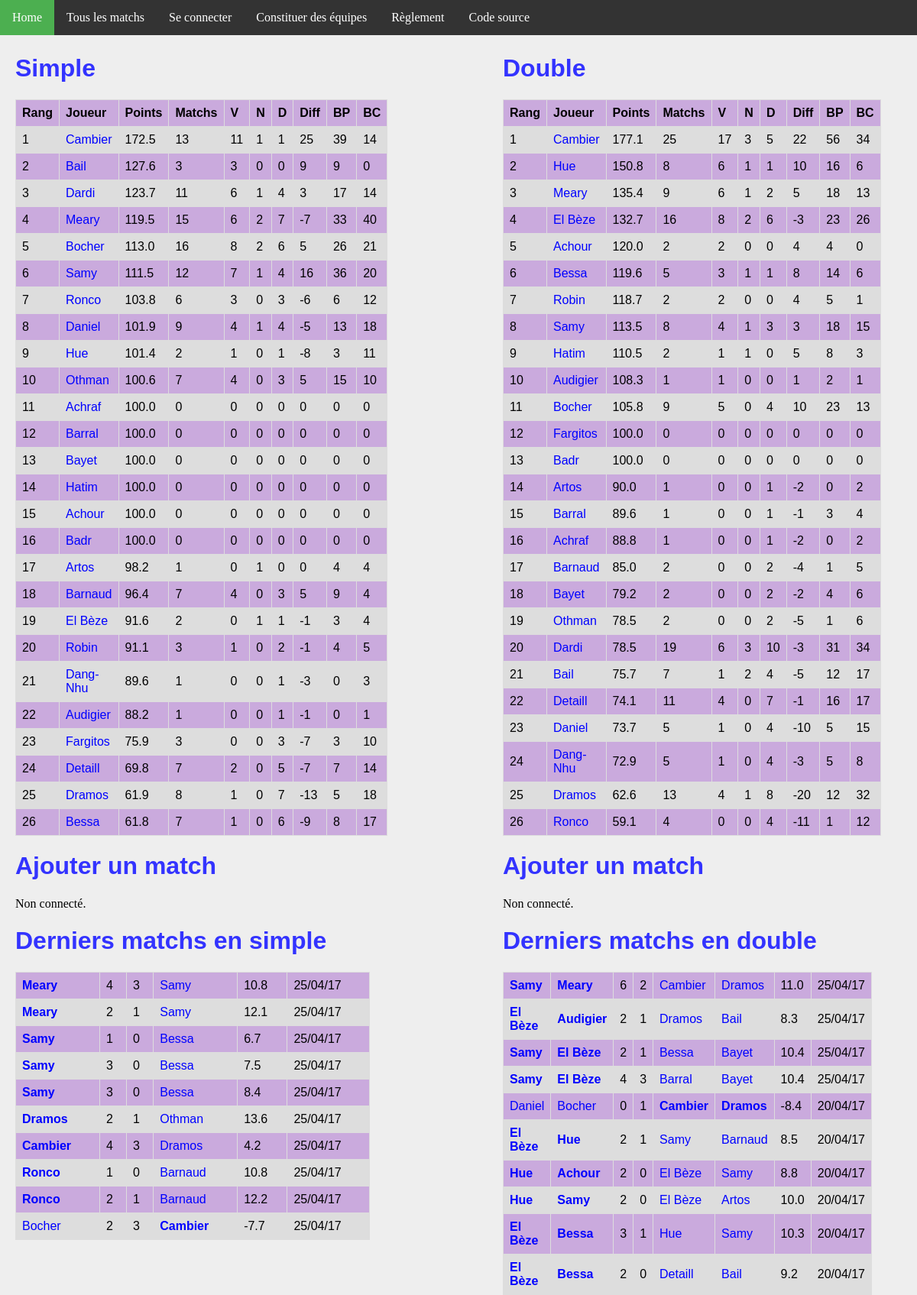
The app's page /, older data.
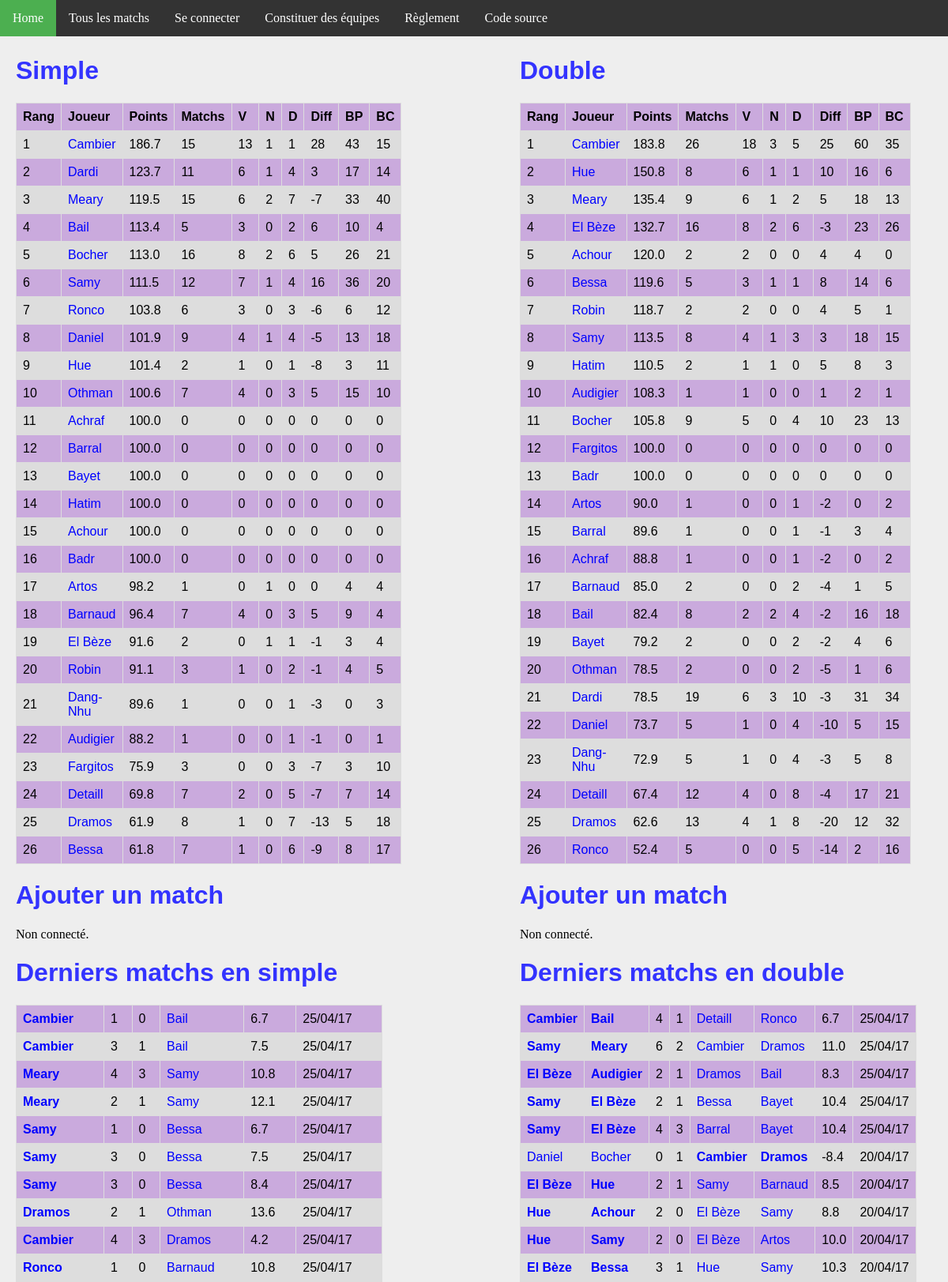
The same page, newer data.
### ranking/models.py (models this page shows, shortened)
class Joueur(models.Model):
    user = models.OneToOneField(User, on_delete=models.CASCADE)
    pseudo = models.CharField(max_length = 50, default="Pax lambda")
    simple_score = models.FloatField(default=100)
    simple_rang = models.IntegerField(default=0)
    simple_victoires = models.IntegerField(default=0)
    simple_nuls = models.IntegerField(default=0)
    simple_defaites = models.IntegerField(default=0)
    simple_buts_pour = models.IntegerField(default=0)
    simple_buts_contre = models.IntegerField(default=0)
    double_score = models.FloatField(default=100)
    double_rang = models.IntegerField(default=0)
    double_victoires = models.IntegerField(default=0)
    double_nuls = models.IntegerField(default=0)
    double_defaites = models.IntegerField(default=0)
    double_buts_pour = models.IntegerField(default=0)
    double_buts_contre = models.IntegerField(default=0)
    @property
    def simple_matchs(self):
        return self.simple_nuls + self.simple_victoires + self.simple_defaites
    @property
    def double_matchs(self):
        return self.double_nuls + self.double_victoires + self.double_defaites
    @property
    def simple_diff(self):
        return self.simple_buts_pour - self.simple_buts_contre
    @property
    def double_diff(self):
        return self.double_buts_pour - self.double_buts_contre

class MatchSimple(models.Model):
    domicile = models.ForeignKey('Joueur', related_name = 'dom')
    exterieur = models.ForeignKey('Joueur', related_name = 'exte')
    date = models.DateTimeField(auto_now_add=True)
    buts_domicile = models.IntegerField(default=0)
    buts_exterieur = models.IntegerField(default=0)
    points = models.FloatField(default=0)
    @property
    def winner(self):
        if self.buts_domicile > self.buts_exterieur:
            return 1.
        elif self.buts_domicile < self.buts_exterieur:
            return 0.
        else:
            return 0.5

class MatchDouble(models.Model):
    domicile_1 = models.ForeignKey('Joueur', related_name = 'dom1')
    domicile_2 = models.ForeignKey('Joueur', related_name = 'dom2')
    exterieur_1 = models.ForeignKey('Joueur', related_name = 'exte1')
    exterieur_2 = models.ForeignKey('Joueur', related_name = 'exte2')
    date = models.DateTimeField(auto_now_add=True)
    buts_domicile = models.IntegerField(default=0)
    buts_exterieur = models.IntegerField(default=0)
    points = models.FloatField(default=0)
    @property
    def winner(self):
        if self.buts_domicile > self.buts_exterieur:
            return 1.
        elif self.buts_domicile < self.buts_exterieur:
            return 0.
        else:
            return 0.5

### ranking/views.py (the view)
# urls.py: url(r'^$', views.index, name='index'),
def index(request):
    n_matchs = 10
    context = {
        'simple_ranking': Joueur.objects.order_by('simple_rang').all(),
        'double_ranking': Joueur.objects.order_by('double_rang').all(),
        'simple_matchs': MatchSimple.objects.order_by('-date').all()[:n_matchs],
        'double_matchs': MatchDouble.objects.order_by('-date').all()[:n_matchs],
    }
    return render(request, 'index.html', context)

### ranking/templatetags/app_filter.py (called while the page is built)
@register.filter(name='decimal')
def decimal(x):
    return '{0:.1f}'.format(x)

### ranking/templates/index.html (shortened to what the changed rows need)
{% extends 'base.html' %}
{% block body %}
{% load app_filter %}
<div id="column1" style="float:left; margin:0; width:40%;">
    <h1>Simple</h1>
    <table>
        <tr>
            <th>Rang</th>
            <th>Joueur</th>
            <th>Points</th>
            <th>Matchs</th>
            <th>V</th>
            <th>N</th>
            <th>D</th>
            <th>Diff</th>
            <th>BP</th>
            <th>BC</th>
        </tr>
        {% for j in simple_ranking %}
        <tr>
            <td>{{ j.simple_rang }}</td>
            <td><a class='joueur' href="{% url 'joueur' j.id %}">{{j.pseudo}}</a></td>
            <td>{{j.simple_score|decimal}}</td>
            <td>{{j.simple_matchs}}</td>
            <td>{{j.simple_victoires}}</td>
            <td>{{j.simple_nuls}}</td>
            <td>{{j.simple_defaites}}</td>
            <td>{{j.simple_diff}}</td>
            <td>{{j.simple_buts_pour}}</td>
            <td>{{j.simple_buts_contre}}</td>
        </tr>
        {% endfor %}
    </table>
    <h1>Ajouter un match</h1>
    <h1>Derniers matchs en simple</h1>
    <table>
        {% for m in simple_matchs %}
        <tr>
            <td {% if m.winner == 1 %} style='font-weight:bold'{% endif %} >
                <a class="joueur" href="{% url 'joueur' m.domicile.id %}">{{m.domicile.pseudo}}</a>
            </td>
            <td>{{m.buts_domicile}}</td>
            <td>{{m.buts_exterieur}}</td>
            <td {% if m.winner == 0 %} style='font-weight:bold'{% endif %} >
                <a class='joueur' href="{% url 'joueur' m.exterieur.id %}">{{m.exterieur.pseudo}}</a>
            </td>
            <td>{{m.points|decimal}}</td>
            <td>{{m.date | date:'d/m/y'}}</td>
        </tr>
        {% endfor %}
    </table>
</div>
<div id="column2" style="float:left; margin-left:15%;width:40%;">
<h1>Double</h1>
<table>
    <tr>
        <th>Rang</th>
        <th>Joueur</th>
        <th>Points</th>
        <th>Matchs</th>
        <th>V</th>
        <th>N</th>
        <th>D</th>
        <th>Diff</th>
        <th>BP</th>
        <th>BC</th>
    </tr>
    {% for j in double_ranking %}
    <tr>
        <td>{{ j.double_rang }}</td>
        <td><a class='joueur' href="{% url 'joueur' j.id %}">{{j.pseudo}}</a></td>
        <td>{{j.double_score|decimal}}</td>
        <td>{{j.double_matchs}}</td>
        <td>{{j.double_victoires}}</td>
        <td>{{j.double_nuls}}</td>
        <td>{{j.double_defaites}}</td>
        <td>{{j.double_diff}}</td>
        <td>{{j.double_buts_pour}}</td>
        <td>{{j.double_buts_contre}}</td>
    </tr>
    {% endfor %}
    </table>
    <h1>Ajouter un match</h1>
    <h1>Derniers matchs en double</h1>
    <table>
        {% for m in double_matchs %}
        <tr>
            <td {% if m.winner == 1 %} style='font-weight:bold'{% endif %} >
                <a class="joueur" href="{% url 'joueur' m.domicile_1.id %}">{{m.domicile_1.pseudo}}</a>
            </td>
            <td {% if m.winner == 1 %} style='font-weight:bold'{% endif %} >
                <a class="joueur" href="{% url 'joueur' m.domicile_2.id %}">{{m.domicile_2.pseudo}}</a>
            </td>
            <td>{{m.buts_domicile}}</td>
            <td>{{m.buts_exterieur}}</td>
            <td {% if m.winner == 0 %} style='font-weight:bold'{% endif %} >
                <a class='joueur' href="{% url 'joueur' m.exterieur_1.id %}">{{m.exterieur_1.pseudo}}</a>
            </td>
            <td {% if m.winner == 0 %} style='font-weight:bold'{% endif %} >
                <a class='joueur' href="{% url 'joueur' m.exterieur_2.id %}">{{m.exterieur_2.pseudo}}</a>
            </td>
            <td>{{m.points|decimal}}</td>
            <td>{{m.date | date:'d/m/y'}}</td>
        </tr>
        {% endfor %}
    </table>
    </div>
{% endblock %}

Row changes from the older to the newer data that the page shows:
no longer on this page (row unchanged): MatchSimple: domicile.pseudo "Ronco", buts_domicile "2", buts_exterieur "1", exterieur.pseudo "Barnaud", points|decimal "12.2", date "25/04/17"
no longer on this page (row unchanged): MatchSimple: domicile.pseudo "Bocher", buts_domicile "2", buts_exterieur "3", exterieur.pseudo "Cambier", points|decimal "-7.7", date "25/04/17"
no longer on this page (row unchanged): MatchDouble: domicile_1.pseudo "El Bèze", domicile_2.pseudo "Bessa", buts_domicile "2", buts_exterieur "0", exterieur_1.pseudo "Detaill", exterieur_2.pseudo "Bail", points|decimal "9.2", date "20/04/17"
changed Joueur "Cambier": simple_score|decimal "172.5" → "186.7"; simple_matchs "13" → "15"; simple_victoires "11" → "13"; simple_diff "25" → "28"; simple_buts_pour "39" → "43"; simple_buts_contre "14" → "15"; double_score|decimal "177.1" → "183.8"; double_matchs "25" → "26"; double_victoires "17" → "18"; double_diff "22" → "25"; double_buts_pour "56" → "60"; double_buts_contre "34" → "35"
changed Joueur "Dardi": simple_rang "3" → "2"; double_rang "20" → "21"
changed Joueur "Meary": simple_rang "4" → "3"
changed Joueur "Bail": simple_rang "2" → "4"; simple_score|decimal "127.6" → "113.4"; simple_matchs "3" → "5"; simple_defaites "0" → "2"; simple_diff "9" → "6"; simple_buts_pour "9" → "10"; simple_buts_contre "0" → "4"; double_rang "21" → "18"; double_score|decimal "75.7" → "82.4"; double_matchs "7" → "8"; double_victoires "1" → "2"; double_diff "-5" → "-2"; double_buts_pour "12" → "16"; double_buts_contre "17" → "18"; moves down the list; moves up the list
changed Joueur "Ronco": double_score|decimal "59.1" → "52.4"; double_matchs "4" → "5"; double_defaites "4" → "5"; double_diff "-11" → "-14"; double_buts_pour "1" → "2"; double_buts_contre "12" → "16"
changed Joueur "Daniel": double_rang "23" → "22"
changed Joueur "Othman": double_rang "19" → "20"
changed Joueur "Bayet": double_rang "18" → "19"
changed Joueur "Dang-Nhu": double_rang "24" → "23"
changed Joueur "Detaill": double_rang "22" → "24"; double_score|decimal "74.1" → "67.4"; double_matchs "11" → "12"; double_defaites "7" → "8"; double_diff "-1" → "-4"; double_buts_pour "16" → "17"; double_buts_contre "17" → "21"; moves down the list
added MatchSimple: domicile.pseudo "Cambier", buts_domicile "1", buts_exterieur "0", exterieur.pseudo "Bail", points|decimal "6.7", date "25/04/17"
added MatchSimple: domicile.pseudo "Cambier", buts_domicile "3", buts_exterieur "1", exterieur.pseudo "Bail", points|decimal "7.5", date "25/04/17"
added MatchDouble: domicile_1.pseudo "Cambier", domicile_2.pseudo "Bail", buts_domicile "4", buts_exterieur "1", exterieur_1.pseudo "Detaill", exterieur_2.pseudo "Ronco", points|decimal "6.7", date "25/04/17"
